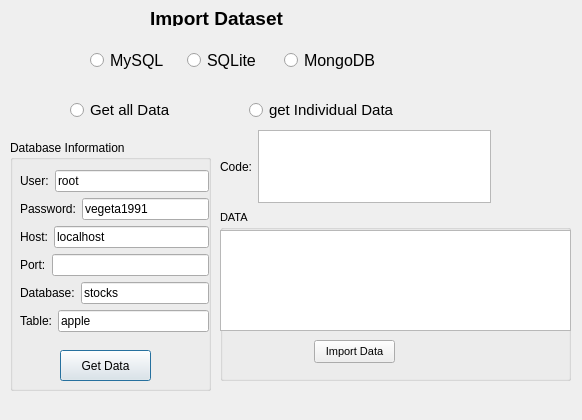
<?xml version="1.0" encoding="UTF-8"?>
<ui version="4.0">
 <class>Dialog</class>
 <widget class="QDialog" name="Dialog">
  <property name="geometry">
   <rect>
    <x>0</x>
    <y>0</y>
    <width>582</width>
    <height>420</height>
   </rect>
  </property>
  <property name="windowTitle">
   <string>Dialog</string>
  </property>
  <widget class="QLabel" name="label">
   <property name="geometry">
    <rect>
     <x>150</x>
     <y>10</y>
     <width>151</width>
     <height>16</height>
    </rect>
   </property>
   <property name="font">
    <font>
     <pointsize>14</pointsize>
     <weight>75</weight>
     <bold>true</bold>
    </font>
   </property>
   <property name="text">
    <string>Import Dataset</string>
   </property>
  </widget>
  <widget class="QWidget" name="layoutWidget">
   <property name="geometry">
    <rect>
     <x>90</x>
     <y>40</y>
     <width>291</width>
     <height>41</height>
    </rect>
   </property>
   <layout class="QHBoxLayout" name="horizontalLayout">
    <item>
     <widget class="QRadioButton" name="mysqlRadio">
      <property name="font">
       <font>
        <pointsize>12</pointsize>
       </font>
      </property>
      <property name="text">
       <string>MySQL</string>
      </property>
     </widget>
    </item>
    <item>
     <widget class="QRadioButton" name="sqliteRadio">
      <property name="font">
       <font>
        <pointsize>12</pointsize>
       </font>
      </property>
      <property name="text">
       <string>SQLite</string>
      </property>
     </widget>
    </item>
    <item>
     <widget class="QRadioButton" name="mongodbRadio">
      <property name="font">
       <font>
        <pointsize>12</pointsize>
       </font>
      </property>
      <property name="text">
       <string>MongoDB</string>
      </property>
     </widget>
    </item>
   </layout>
  </widget>
  <widget class="QWidget" name="layoutWidget">
   <property name="geometry">
    <rect>
     <x>220</x>
     <y>130</y>
     <width>271</width>
     <height>73</height>
    </rect>
   </property>
   <layout class="QHBoxLayout" name="horizontalLayout_3">
    <item>
     <widget class="QLabel" name="codeLabel">
      <property name="text">
       <string>Code:</string>
      </property>
     </widget>
    </item>
    <item>
     <widget class="QTextEdit" name="codeText"/>
    </item>
   </layout>
  </widget>
  <widget class="QWidget" name="layoutWidget">
   <property name="geometry">
    <rect>
     <x>70</x>
     <y>90</y>
     <width>351</width>
     <height>41</height>
    </rect>
   </property>
   <layout class="QHBoxLayout" name="horizontalLayout_2">
    <item>
     <widget class="QRadioButton" name="allRadio">
      <property name="font">
       <font>
        <pointsize>11</pointsize>
       </font>
      </property>
      <property name="text">
       <string>Get all Data</string>
      </property>
     </widget>
    </item>
    <item>
     <widget class="QRadioButton" name="individualRadio">
      <property name="font">
       <font>
        <pointsize>11</pointsize>
       </font>
      </property>
      <property name="text">
       <string>get Individual Data</string>
      </property>
     </widget>
    </item>
   </layout>
  </widget>
  <widget class="QGroupBox" name="groupBox">
   <property name="geometry">
    <rect>
     <x>10</x>
     <y>140</y>
     <width>201</width>
     <height>251</height>
    </rect>
   </property>
   <property name="title">
    <string>Database Information</string>
   </property>
   <widget class="QPushButton" name="getdataButton">
    <property name="geometry">
     <rect>
      <x>50</x>
      <y>210</y>
      <width>91</width>
      <height>31</height>
     </rect>
    </property>
    <property name="text">
     <string>Get Data</string>
    </property>
   </widget>
   <widget class="QWidget" name="layoutWidget">
    <property name="geometry">
     <rect>
      <x>10</x>
      <y>30</y>
      <width>189</width>
      <height>164</height>
     </rect>
    </property>
    <layout class="QVBoxLayout" name="verticalLayout_2">
     <item>
      <layout class="QHBoxLayout" name="horizontalLayout_6">
       <item>
        <widget class="QLabel" name="label_4">
         <property name="text">
          <string>User:</string>
         </property>
        </widget>
       </item>
       <item>
        <widget class="QLineEdit" name="userInput">
         <property name="text">
          <string>root</string>
         </property>
        </widget>
       </item>
      </layout>
     </item>
     <item>
      <layout class="QHBoxLayout" name="horizontalLayout_7">
       <item>
        <widget class="QLabel" name="label_5">
         <property name="text">
          <string>Password:</string>
         </property>
        </widget>
       </item>
       <item>
        <widget class="QLineEdit" name="passwordInput">
         <property name="text">
          <string>vegeta1991</string>
         </property>
        </widget>
       </item>
      </layout>
     </item>
     <item>
      <layout class="QHBoxLayout" name="horizontalLayout_8">
       <item>
        <widget class="QLabel" name="label_6">
         <property name="text">
          <string>Host:</string>
         </property>
        </widget>
       </item>
       <item>
        <widget class="QLineEdit" name="hostInput">
         <property name="text">
          <string>localhost</string>
         </property>
        </widget>
       </item>
      </layout>
     </item>
     <item>
      <layout class="QHBoxLayout" name="horizontalLayout_9">
       <item>
        <widget class="QLabel" name="label_7">
         <property name="text">
          <string>Port:</string>
         </property>
        </widget>
       </item>
       <item>
        <widget class="QLineEdit" name="portInput"/>
       </item>
      </layout>
     </item>
     <item>
      <layout class="QHBoxLayout" name="horizontalLayout_5">
       <item>
        <widget class="QLabel" name="label_3">
         <property name="text">
          <string>Database:</string>
         </property>
        </widget>
       </item>
       <item>
        <widget class="QLineEdit" name="databaseInput">
         <property name="text">
          <string>stocks</string>
         </property>
        </widget>
       </item>
      </layout>
     </item>
     <item>
      <layout class="QHBoxLayout" name="horizontalLayout_4">
       <item>
        <widget class="QLabel" name="label_2">
         <property name="text">
          <string>Table:</string>
         </property>
        </widget>
       </item>
       <item>
        <widget class="QLineEdit" name="tableInput">
         <property name="text">
          <string>apple</string>
         </property>
        </widget>
       </item>
      </layout>
     </item>
    </layout>
   </widget>
  </widget>
  <widget class="QGroupBox" name="databox">
   <property name="geometry">
    <rect>
     <x>220</x>
     <y>210</y>
     <width>351</width>
     <height>171</height>
    </rect>
   </property>
   <property name="font">
    <font>
     <pointsize>8</pointsize>
     <weight>50</weight>
     <bold>false</bold>
    </font>
   </property>
   <property name="title">
    <string>DATA</string>
   </property>
   <widget class="QTextBrowser" name="textBrowser">
    <property name="geometry">
     <rect>
      <x>0</x>
      <y>20</y>
      <width>351</width>
      <height>101</height>
     </rect>
    </property>
    <property name="html">
     <string>&lt;!DOCTYPE HTML PUBLIC &quot;-//W3C//DTD HTML 4.0//EN&quot; &quot;http://www.w3.org/TR/REC-html40/strict.dtd&quot;&gt;
&lt;html&gt;&lt;head&gt;&lt;meta name=&quot;qrichtext&quot; content=&quot;1&quot; /&gt;&lt;style type=&quot;text/css&quot;&gt;
p, li { white-space: pre-wrap; }
&lt;/style&gt;&lt;/head&gt;&lt;body style=&quot; font-family:'MS Shell Dlg 2'; font-size:8pt; font-weight:400; font-style:normal;&quot;&gt;
&lt;p style=&quot;-qt-paragraph-type:empty; margin-top:0px; margin-bottom:0px; margin-left:0px; margin-right:0px; -qt-block-indent:0; text-indent:0px;&quot;&gt;&lt;br /&gt;&lt;/p&gt;&lt;/body&gt;&lt;/html&gt;</string>
    </property>
   </widget>
   <widget class="QPushButton" name="importButton">
    <property name="geometry">
     <rect>
      <x>94</x>
      <y>130</y>
      <width>81</width>
      <height>23</height>
     </rect>
    </property>
    <property name="font">
     <font>
      <pointsize>8</pointsize>
      <weight>50</weight>
      <bold>false</bold>
     </font>
    </property>
    <property name="text">
     <string>Import Data</string>
    </property>
   </widget>
  </widget>
 </widget>
 <resources/>
 <connections/>
</ui>
